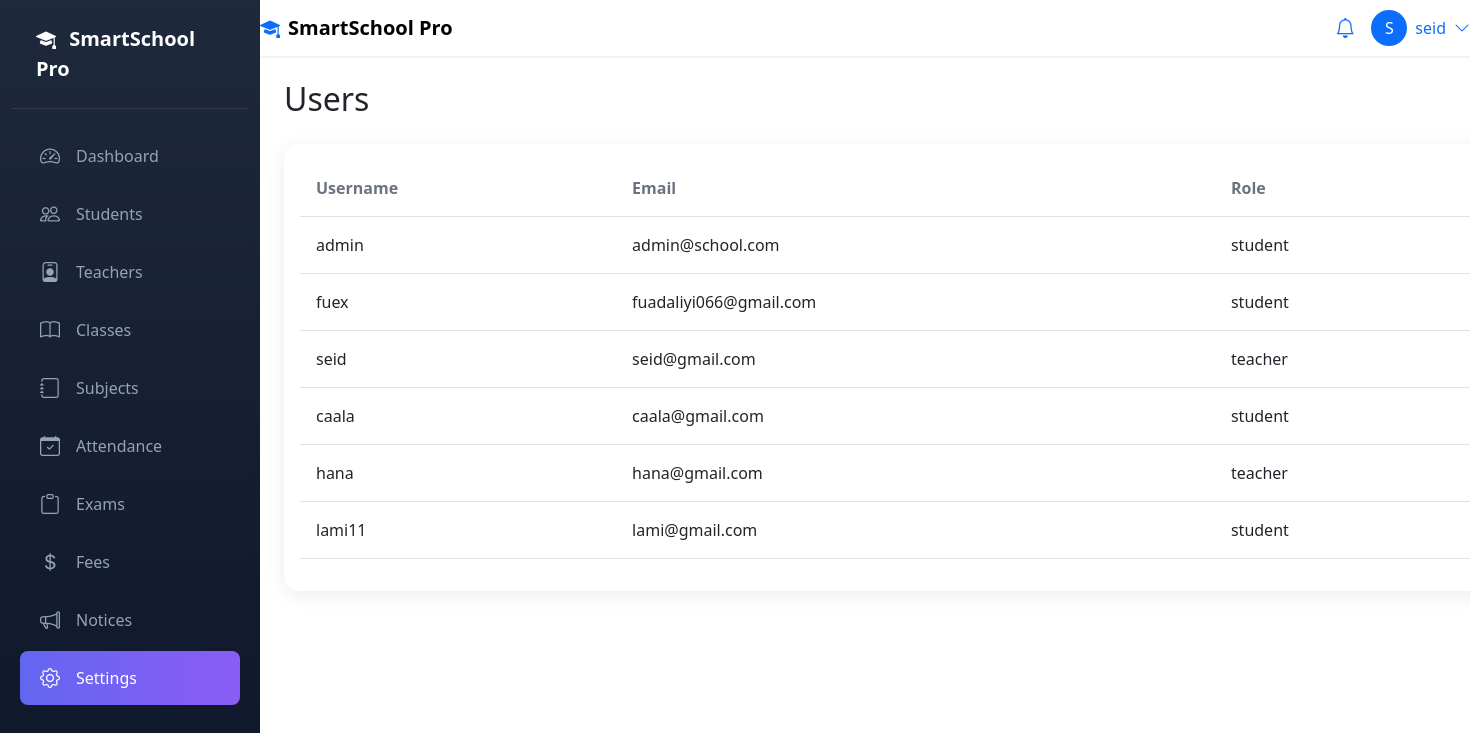
Page /accounts/ (signed in) on the committed database.
### accounts/models.py (models this page shows, shortened)
class User(AbstractUser):
    class Role(models.TextChoices):
        ADMIN = 'admin', _('Admin')
        TEACHER = 'teacher', _('Teacher')
        STUDENT = 'student', _('Student')
    role = models.CharField(max_length=20, choices=Role.choices, default=Role.STUDENT)
    phone = models.CharField(max_length=20, blank=True)
    address = models.TextField(blank=True)
    photo = models.ImageField(upload_to='users/', blank=True, null=True)
    date_of_birth = models.DateField(null=True, blank=True)
    created_at = models.DateTimeField(auto_now_add=True)
    updated_at = models.DateTimeField(auto_now=True)
    class Meta:
        verbose_name = _('user')
        verbose_name_plural = _('users')

### accounts/views.py (the view)
# urls.py: path('', views.UserListView.as_view(), name='user_list'),
class UserListView(LoginRequiredMixin, ListView):
    model = User
    template_name = 'accounts/user_list.html'
    context_object_name = 'users'
    paginate_by = 20
    def get_queryset(self):
        queryset = super().get_queryset()
        role = self.request.GET.get('role')
        if role:
            queryset = queryset.filter(role=role)
        return queryset

### templates/accounts/user_list.html (shortened to what this page needs)
{% extends 'base.html' %}
{% block content %}
<div class="row mb-3"><div class="col"><h2>Users</h2></div><div class="col-auto"><a href="{% url 'user_create' %}" class="btn btn-primary">Add User</a></div></div>
<div class="card">
    <div class="card-body">
        <table class="table">
            <thead><tr><th>Username</th><th>Email</th><th>Role</th><th>Active</th></tr></thead>
            <tbody>{% for user in users %}<tr><td>{{ user.username }}</td><td>{{ user.email }}</td><td>{{ user.role }}</td><td>{{ user.is_active }}</td></tr>{% endfor %}</tbody>
        </table>
    </div>
</div>
{% endblock %}

### templates/base.html (shortened to what this page needs)
<!DOCTYPE html>
<html lang="en">
<head>
    <link href="https://cdn.jsdelivr.net/npm/bootstrap@5.3.0/dist/css/bootstrap.min.css" rel="stylesheet">
    <link rel="stylesheet" href="https://cdn.jsdelivr.net/npm/bootstrap-icons@1.11.0/font/bootstrap-icons.css">
</head>
<body>
    {% if user.is_authenticated and request.path != '/accounts/login/' and request.path != '/accounts/register/' %}
    <nav class="navbar navbar-expand-lg navbar-light bg-white sticky-top">
<div class="container-fluid p-0">
            <a class="navbar-brand d-flex align-items-center gap-2" href="{% url 'dashboard' %}">
                <i class="bi bi-mortarboard-fill text-primary"></i>
                <span class="fw-bold">{% if request.tenant %}{{ request.tenant.name }}{% else %}SmartSchool Pro{% endif %}</span>
            </a>
            <div class="d-flex align-items-center gap-3">
                <a href="#" class="position-relative">
                    <i class="bi bi-bell fs-5"></i>
                </a>
                <div class="dropdown">
                    <a href="#" class="d-flex align-items-center gap-2 text-decoration-none" data-bs-toggle="dropdown">
                        <div class="rounded-circle bg-primary text-white d-flex align-items-center justify-content-center" style="width:36px;height:36px">
                            {{ user.username.0|upper }}
                        </div>
                        <span class="d-none d-md-inline">{{ user.username }}</span>
                        <i class="bi bi-chevron-down"></i>
                    </a>
                </div>
            </div>
        </div>
    </nav>
    <div class="container-fluid">
        <div class="row">
            <nav class="col-md-2 d-none d-md-block sidebar">
                <div class="sidebar-brand">
                    <i class="bi bi-mortarboard-fill me-2"></i>
                    <span>{% if request.tenant %}{{ request.tenant.name }}{% else %}SmartSchool Pro{% endif %}</span>
                </div>
                <div class="pt-3">
                    <a href="{% url 'dashboard' %}" class="{% if request.resolver_match.url_name == 'dashboard' %}active{% endif %}">
                        <i class="bi bi-speedometer2"></i><span>Dashboard</span>
                    </a>
                    <a href="{% url 'student_list' %}" class="{% if 'student' in request.resolver_match.url_name %}active{% endif %}">
                        <i class="bi bi-people"></i><span>Students</span>
                    </a>
                    <a href="{% url 'teacher_list' %}" class="{% if 'teacher' in request.resolver_match.url_name %}active{% endif %}">
                        <i class="bi bi-person-badge"></i><span>Teachers</span>
                    </a>
                    <a href="{% url 'class_list' %}" class="{% if request.resolver_match.url_name == 'class_list' %}active{% endif %}">
                        <i class="bi bi-book"></i><span>Classes</span>
                    </a>
                    <a href="{% url 'subject_list' %}" class="{% if 'subject' in request.resolver_match.url_name %}active{% endif %}">
                        <i class="bi bi-journal"></i><span>Subjects</span>
                    </a>
                    <a href="{% url 'attendance_report' %}" class="{% if 'attendance' in request.resolver_match.url_name %}active{% endif %}">
                        <i class="bi bi-calendar-check"></i><span>Attendance</span>
                    </a>
                    <a href="{% url 'exam_list' %}" class="{% if 'exam' in request.resolver_match.url_name %}active{% endif %}">
                        <i class="bi bi-clipboard"></i><span>Exams</span>
                    </a>
                    <a href="{% url 'fee_structure_list' %}" class="{% if 'fee' in request.resolver_match.url_name %}active{% endif %}">
                        <i class="bi bi-currency-dollar"></i><span>Fees</span>
                    </a>
                    <a href="{% url 'announcement_list' %}" class="{% if 'announcement' in request.resolver_match.url_name %}active{% endif %}">
                        <i class="bi bi-megaphone"></i><span>Notices</span>
                    </a>
                    <a href="{% url 'user_list' %}" class="{% if 'user' in request.resolver_match.url_name %}active{% endif %}">
                        <i class="bi bi-gear"></i><span>Settings</span>
                    </a>
                </div>
            </nav>
            <main class="main-content">
    {% else %}
    <main class="container">
    {% endif %}
        {% block content %}{% endblock %}
    </main>
    </div>
    </div>
</body>
</html>

### templates/base.html (style rules this page uses)
body { font-family: 'Segoe UI', system-ui, sans-serif; }
.sidebar { height: 100vh; position: fixed; top: 0; left: 0; background: linear-gradient(180deg, #1e293b 0%, #0f172a 100%); width: 260px; z-index: 1000; overflow-y: auto; transition: all 0.3s ease; }
.sidebar-brand { padding: 1.5rem; font-size: 1.25rem; font-weight: 700; color: #fff; border-bottom: 1px solid rgba(255,255,255,0.1); }
.sidebar a { color: #94a3b8; text-decoration: none; padding: 12px 20px; display: flex; align-items: center; gap: 12px; transition: all 0.2s ease; border-radius: 8px; margin: 4px 8px; }
.sidebar a.active { background: linear-gradient(90deg, #6366f1, #8b5cf6); color: #fff; }
.sidebar i { font-size: 1.25rem; width: 24px; }
.navbar { background: rgba(255,255,255,0.95); backdrop-filter: blur(10px); box-shadow: 0 1px 3px rgba(0,0,0,0.1); margin-left: 260px; width: calc(100% - 260px); z-index: 999; }
.main-content { margin-left: 260px; padding: 1.5rem; min-height: 100vh; }
.card { border: none; border-radius: 16px; box-shadow: 0 4px 20px rgba(0,0,0,0.08); transition: all 0.3s ease; }
.table th { font-weight: 600; color: #6b7280; }
.table td, .table th { padding: 1rem; }

### rows in the picture
User: username.0 "S", username "seid", email "seid@gmail.com", role "teacher"
User: username "admin", email "admin@school.com", role "student"
User: username "fuex", email "fuadaliyi066@gmail.com", role "student"
User: username "caala", email "caala@gmail.com", role "student"
User: username "hana", email "hana@gmail.com", role "teacher"
User: username "lami11", email "lami@gmail.com", role "student"
